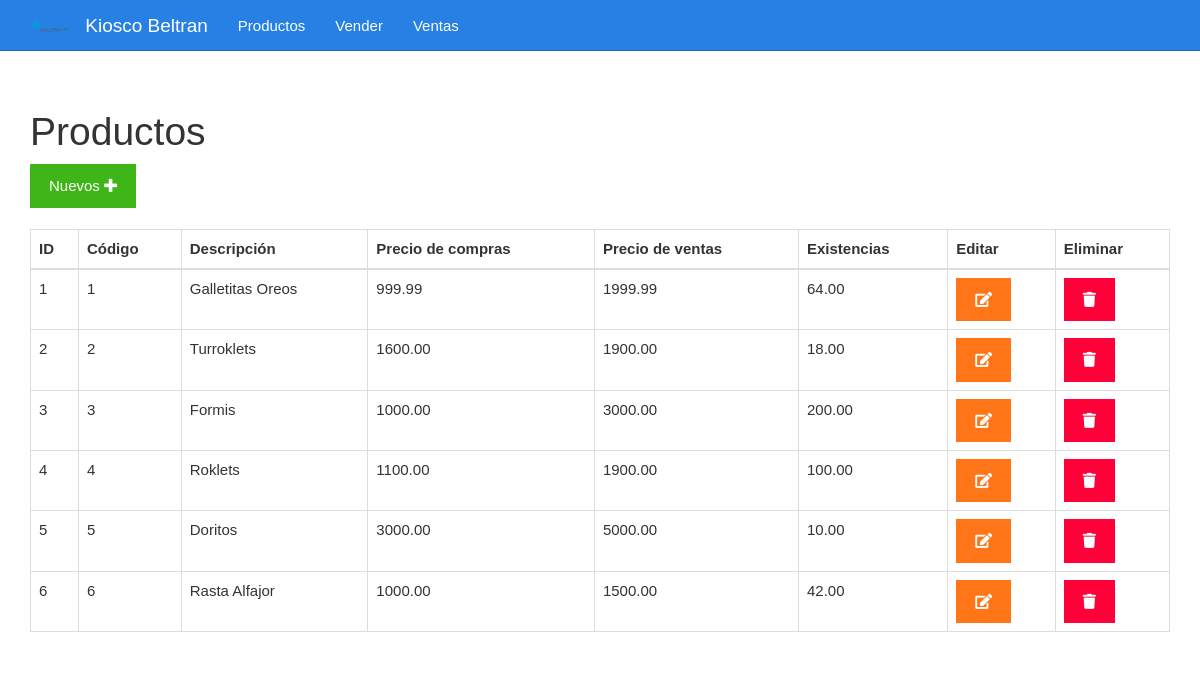
The app's page /listar.php with its own data.
### tables this page shows
CREATE TABLE `productos` (
  `id` bigint(20) UNSIGNED NOT NULL,
  `codigo` varchar(255) NOT NULL,
  `descripcion` varchar(255) NOT NULL,
  `precioVenta` decimal(10,2) NOT NULL,
  `precioCompra` decimal(10,2) NOT NULL,
  `existencia` decimal(5,2) NOT NULL
);

### listar.php (the view)
<?php include_once "encabezado.php" ?>
<?php
include_once "base_de_datos.php";
$sentencia = $base_de_datos->query("SELECT * FROM productos;");
$productos = $sentencia->fetchAll(PDO::FETCH_OBJ);
?>
	<div class="col-xs-12">
		<h1>Productos</h1>
		<div>
			<a class="btn btn-success" href="./formulario.php">Nuevos <i class="fa fa-plus"></i></a>
		</div>
		<br>
		<table class="table table-bordered">
			<thead>
				<tr>
					<th>ID</th>
					<th>Código</th>
					<th>Descripción</th>
					<th>Precio de compras</th>
					<th>Precio de ventas</th>
					<th>Existencias</th>
					<th>Editar</th>
					<th>Eliminar</th>
				</tr>
			</thead>
			<tbody>
				<?php foreach($productos as $producto){ ?>
				<tr>
					<td><?php echo $producto->id ?></td>
					<td><?php echo $producto->codigo ?></td>
					<td><?php echo $producto->descripcion ?></td>
					<td><?php echo $producto->precioCompra ?></td>
					<td><?php echo $producto->precioVenta ?></td>
					<td><?php echo $producto->existencia ?></td>
					<td><a class="btn btn-warning" href="<?php echo "editar.php?id=" . $producto->id?>"><i class="fa fa-edit"></i></a></td>
					<td><a class="btn btn-danger" href="<?php echo "eliminar.php?id=" . $producto->id?>"><i class="fa fa-trash"></i></a></td>
				</tr>
				<?php } ?>
			</tbody>
		</table>
	</div>
<?php include_once "pie.php" ?>

### encabezado.php (shortened to what this page needs)
<!DOCTYPE html>
<html lang="es">
<head>
	<link rel="stylesheet" href="./css/fontawesome-all.min.css">
	<link rel="stylesheet" href="./css/2.css">
	<link rel="stylesheet" href="./css/estilo.css">
</head>
<body>
	<nav class="navbar navbar-inverse navbar-fixed-top">
		<div class="container">
			<div class="navbar-header">
				<a class="navbar-brand" href="#">
    				<img src="img/logo1.png" alt="Logo" class="logo"> Kiosco Beltran
				</a>
			</div>
			<div id="navbar" class="collapse navbar-collapse">
				<ul class="nav navbar-nav">
					<li><a href="./listar.php">Productos</a></li>
					<li><a href="./vender.php">Vender</a></li>
					<li><a href="./ventas.php">Ventas</a></li>
				</ul>
			</div>
		</div>
	</nav>
	<div class="container">
		<div class="row">

### pie.php
		</div>
	</div>
</body>
</html>

### records on screen
productos: id "1", codigo "1", descripcion "Galletitas Oreos", precioCompra "999.99", precioVenta "1999.99", existencia "64.00"
productos: id "2", codigo "2", descripcion "Turroklets", precioCompra "1600.00", precioVenta "1900.00", existencia "18.00"
productos: id "3", codigo "3", descripcion "Formis", precioCompra "1000.00", precioVenta "3000.00", existencia "200.00"
productos: id "4", codigo "4", descripcion "Roklets", precioCompra "1100.00", precioVenta "1900.00", existencia "100.00"
productos: id "5", codigo "5", descripcion "Doritos", precioCompra "3000.00", precioVenta "5000.00", existencia "10.00"
productos: id "6", codigo "6", descripcion "Rasta Alfajor", precioCompra "1000.00", precioVenta "1500.00", existencia "42.00"
